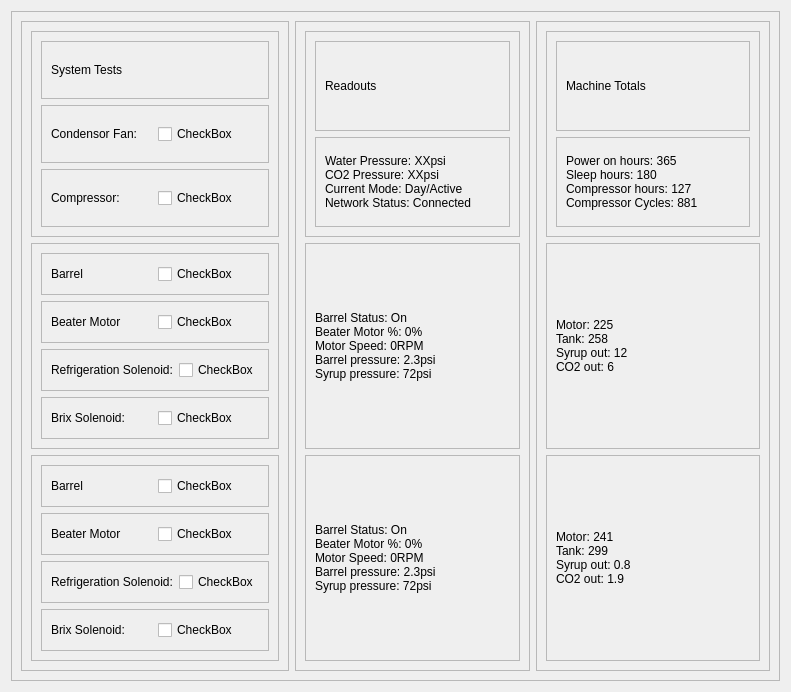
<?xml version="1.0" encoding="UTF-8"?>
<ui version="4.0">
 <class>st_status</class>
 <widget class="QWidget" name="st_status">
  <property name="geometry">
   <rect>
    <x>0</x>
    <y>0</y>
    <width>791</width>
    <height>692</height>
   </rect>
  </property>
  <property name="windowTitle">
   <string>Form</string>
  </property>
  <layout class="QHBoxLayout" name="horizontalLayout">
   <item>
    <widget class="QFrame" name="stStatus_mainFrame">
     <property name="frameShape">
      <enum>QFrame::StyledPanel</enum>
     </property>
     <property name="frameShadow">
      <enum>QFrame::Raised</enum>
     </property>
     <layout class="QHBoxLayout" name="horizontalLayout_2">
      <item>
       <widget class="QFrame" name="systemTest_frame">
        <property name="frameShape">
         <enum>QFrame::StyledPanel</enum>
        </property>
        <property name="frameShadow">
         <enum>QFrame::Raised</enum>
        </property>
        <layout class="QVBoxLayout" name="verticalLayout">
         <item>
          <widget class="QFrame" name="systemTest_header">
           <property name="frameShape">
            <enum>QFrame::StyledPanel</enum>
           </property>
           <property name="frameShadow">
            <enum>QFrame::Raised</enum>
           </property>
           <layout class="QVBoxLayout" name="verticalLayout_4">
            <item>
             <widget class="QFrame" name="systemTestHeader_frame1">
              <property name="frameShape">
               <enum>QFrame::StyledPanel</enum>
              </property>
              <property name="frameShadow">
               <enum>QFrame::Raised</enum>
              </property>
              <layout class="QHBoxLayout" name="horizontalLayout_3">
               <item>
                <widget class="QLabel" name="systemTestHeader_label1">
                 <property name="text">
                  <string>System Tests</string>
                 </property>
                </widget>
               </item>
              </layout>
             </widget>
            </item>
            <item>
             <widget class="QFrame" name="systemTestHeader_frame2">
              <property name="frameShape">
               <enum>QFrame::StyledPanel</enum>
              </property>
              <property name="frameShadow">
               <enum>QFrame::Raised</enum>
              </property>
              <layout class="QHBoxLayout" name="horizontalLayout_4">
               <item alignment="Qt::AlignLeft">
                <widget class="QLabel" name="systemTestHeader_label2">
                 <property name="text">
                  <string>Condensor Fan:</string>
                 </property>
                </widget>
               </item>
               <item>
                <widget class="QCheckBox" name="systemTestHeader_checkbox1">
                 <property name="text">
                  <string>CheckBox</string>
                 </property>
                </widget>
               </item>
              </layout>
             </widget>
            </item>
            <item>
             <widget class="QFrame" name="systemTestHeader_frame3">
              <property name="frameShape">
               <enum>QFrame::StyledPanel</enum>
              </property>
              <property name="frameShadow">
               <enum>QFrame::Raised</enum>
              </property>
              <layout class="QHBoxLayout" name="horizontalLayout_5">
               <item alignment="Qt::AlignLeft">
                <widget class="QLabel" name="systemTestHeader_label3">
                 <property name="text">
                  <string>Compressor:</string>
                 </property>
                </widget>
               </item>
               <item>
                <widget class="QCheckBox" name="systemTestHeader_checkBox2">
                 <property name="text">
                  <string>CheckBox</string>
                 </property>
                </widget>
               </item>
              </layout>
             </widget>
            </item>
           </layout>
          </widget>
         </item>
         <item>
          <widget class="QFrame" name="systemTest_body">
           <property name="frameShape">
            <enum>QFrame::StyledPanel</enum>
           </property>
           <property name="frameShadow">
            <enum>QFrame::Raised</enum>
           </property>
           <layout class="QVBoxLayout" name="verticalLayout_7">
            <item>
             <widget class="QFrame" name="systemTestBody_frame1">
              <property name="frameShape">
               <enum>QFrame::StyledPanel</enum>
              </property>
              <property name="frameShadow">
               <enum>QFrame::Raised</enum>
              </property>
              <layout class="QHBoxLayout" name="horizontalLayout_17">
               <item alignment="Qt::AlignLeft">
                <widget class="QLabel" name="systemTestBody_label1">
                 <property name="text">
                  <string>Barrel</string>
                 </property>
                </widget>
               </item>
               <item>
                <widget class="QCheckBox" name="systemTestBody_checkbox1">
                 <property name="text">
                  <string>CheckBox</string>
                 </property>
                </widget>
               </item>
              </layout>
             </widget>
            </item>
            <item>
             <widget class="QFrame" name="systemTestBody_frame2">
              <property name="frameShape">
               <enum>QFrame::StyledPanel</enum>
              </property>
              <property name="frameShadow">
               <enum>QFrame::Raised</enum>
              </property>
              <layout class="QHBoxLayout" name="horizontalLayout_16">
               <item alignment="Qt::AlignLeft">
                <widget class="QLabel" name="systemTestBody_label2">
                 <property name="text">
                  <string>Beater Motor</string>
                 </property>
                </widget>
               </item>
               <item>
                <widget class="QCheckBox" name="systemTestBody_checkbox2">
                 <property name="text">
                  <string>CheckBox</string>
                 </property>
                </widget>
               </item>
              </layout>
             </widget>
            </item>
            <item>
             <widget class="QFrame" name="systemTestBody_frame3">
              <property name="frameShape">
               <enum>QFrame::StyledPanel</enum>
              </property>
              <property name="frameShadow">
               <enum>QFrame::Raised</enum>
              </property>
              <layout class="QHBoxLayout" name="horizontalLayout_15">
               <item alignment="Qt::AlignLeft">
                <widget class="QLabel" name="systemTestBody_label3">
                 <property name="text">
                  <string>Refrigeration Solenoid:</string>
                 </property>
                </widget>
               </item>
               <item>
                <widget class="QCheckBox" name="systemTestBody_checkbox3">
                 <property name="text">
                  <string>CheckBox</string>
                 </property>
                </widget>
               </item>
              </layout>
             </widget>
            </item>
            <item>
             <widget class="QFrame" name="systemTestBody_frame4">
              <property name="frameShape">
               <enum>QFrame::StyledPanel</enum>
              </property>
              <property name="frameShadow">
               <enum>QFrame::Raised</enum>
              </property>
              <layout class="QHBoxLayout" name="horizontalLayout_14">
               <item alignment="Qt::AlignLeft">
                <widget class="QLabel" name="systemTestBody_label4">
                 <property name="text">
                  <string>Brix Solenoid:</string>
                 </property>
                </widget>
               </item>
               <item>
                <widget class="QCheckBox" name="systemTestBody_checkbox4">
                 <property name="text">
                  <string>CheckBox</string>
                 </property>
                </widget>
               </item>
              </layout>
             </widget>
            </item>
           </layout>
          </widget>
         </item>
         <item>
          <widget class="QFrame" name="systemTest_footer">
           <property name="frameShape">
            <enum>QFrame::StyledPanel</enum>
           </property>
           <property name="frameShadow">
            <enum>QFrame::Raised</enum>
           </property>
           <layout class="QVBoxLayout" name="verticalLayout_8">
            <item>
             <widget class="QFrame" name="systemTestFooter_frame1">
              <property name="frameShape">
               <enum>QFrame::StyledPanel</enum>
              </property>
              <property name="frameShadow">
               <enum>QFrame::Raised</enum>
              </property>
              <layout class="QHBoxLayout" name="horizontalLayout_21">
               <item alignment="Qt::AlignLeft">
                <widget class="QLabel" name="systemTestFooter_label1">
                 <property name="text">
                  <string>Barrel</string>
                 </property>
                </widget>
               </item>
               <item>
                <widget class="QCheckBox" name="systemTestFooter_checkbox1">
                 <property name="text">
                  <string>CheckBox</string>
                 </property>
                </widget>
               </item>
              </layout>
             </widget>
            </item>
            <item>
             <widget class="QFrame" name="systemTestFooter_frame2">
              <property name="frameShape">
               <enum>QFrame::StyledPanel</enum>
              </property>
              <property name="frameShadow">
               <enum>QFrame::Raised</enum>
              </property>
              <layout class="QHBoxLayout" name="horizontalLayout_20">
               <item alignment="Qt::AlignLeft">
                <widget class="QLabel" name="systemTestFooter_label2">
                 <property name="text">
                  <string>Beater Motor</string>
                 </property>
                </widget>
               </item>
               <item>
                <widget class="QCheckBox" name="systemTestFooter_checkbox2">
                 <property name="text">
                  <string>CheckBox</string>
                 </property>
                </widget>
               </item>
              </layout>
             </widget>
            </item>
            <item>
             <widget class="QFrame" name="systemTestFooter_frame3">
              <property name="frameShape">
               <enum>QFrame::StyledPanel</enum>
              </property>
              <property name="frameShadow">
               <enum>QFrame::Raised</enum>
              </property>
              <layout class="QHBoxLayout" name="horizontalLayout_19">
               <item alignment="Qt::AlignLeft">
                <widget class="QLabel" name="systemTestFooter_label3">
                 <property name="text">
                  <string>Refrigeration Solenoid:</string>
                 </property>
                </widget>
               </item>
               <item>
                <widget class="QCheckBox" name="systemTestFooter_checkbox3">
                 <property name="text">
                  <string>CheckBox</string>
                 </property>
                </widget>
               </item>
              </layout>
             </widget>
            </item>
            <item>
             <widget class="QFrame" name="systemTestFooter_frame4">
              <property name="frameShape">
               <enum>QFrame::StyledPanel</enum>
              </property>
              <property name="frameShadow">
               <enum>QFrame::Raised</enum>
              </property>
              <layout class="QHBoxLayout" name="horizontalLayout_18">
               <item alignment="Qt::AlignLeft">
                <widget class="QLabel" name="systemTestFooter_label4">
                 <property name="text">
                  <string>Brix Solenoid:</string>
                 </property>
                </widget>
               </item>
               <item>
                <widget class="QCheckBox" name="systemTestFooter_checkbox4">
                 <property name="text">
                  <string>CheckBox</string>
                 </property>
                </widget>
               </item>
              </layout>
             </widget>
            </item>
           </layout>
          </widget>
         </item>
        </layout>
       </widget>
      </item>
      <item>
       <widget class="QFrame" name="readOut_frame">
        <property name="frameShape">
         <enum>QFrame::StyledPanel</enum>
        </property>
        <property name="frameShadow">
         <enum>QFrame::Raised</enum>
        </property>
        <layout class="QVBoxLayout" name="verticalLayout_2">
         <item>
          <widget class="QFrame" name="readout_header">
           <property name="frameShape">
            <enum>QFrame::StyledPanel</enum>
           </property>
           <property name="frameShadow">
            <enum>QFrame::Raised</enum>
           </property>
           <layout class="QVBoxLayout" name="verticalLayout_5">
            <item>
             <widget class="QFrame" name="readOutHeader_frame1">
              <property name="frameShape">
               <enum>QFrame::StyledPanel</enum>
              </property>
              <property name="frameShadow">
               <enum>QFrame::Raised</enum>
              </property>
              <layout class="QHBoxLayout" name="horizontalLayout_6">
               <item>
                <widget class="QLabel" name="readoutHeader_label">
                 <property name="text">
                  <string>Readouts</string>
                 </property>
                </widget>
               </item>
              </layout>
             </widget>
            </item>
            <item>
             <widget class="QFrame" name="readoutHeader_frame2">
              <property name="frameShape">
               <enum>QFrame::StyledPanel</enum>
              </property>
              <property name="frameShadow">
               <enum>QFrame::Raised</enum>
              </property>
              <layout class="QHBoxLayout" name="horizontalLayout_7">
               <item>
                <widget class="QLabel" name="readoutHeader_label2">
                 <property name="text">
                  <string>Water Pressure: XXpsi
CO2 Pressure: XXpsi 
Current Mode: Day/Active
Network Status: Connected</string>
                 </property>
                </widget>
               </item>
              </layout>
             </widget>
            </item>
           </layout>
          </widget>
         </item>
         <item>
          <widget class="QFrame" name="readout_body">
           <property name="frameShape">
            <enum>QFrame::StyledPanel</enum>
           </property>
           <property name="frameShadow">
            <enum>QFrame::Raised</enum>
           </property>
           <layout class="QHBoxLayout" name="horizontalLayout_10">
            <item>
             <widget class="QLabel" name="readoutBody_label">
              <property name="text">
               <string>Barrel Status: On
Beater Motor %: 0%
Motor Speed: 0RPM
Barrel pressure: 2.3psi
Syrup pressure: 72psi</string>
              </property>
             </widget>
            </item>
           </layout>
          </widget>
         </item>
         <item>
          <widget class="QFrame" name="readout_footer">
           <property name="frameShape">
            <enum>QFrame::StyledPanel</enum>
           </property>
           <property name="frameShadow">
            <enum>QFrame::Raised</enum>
           </property>
           <layout class="QHBoxLayout" name="horizontalLayout_12">
            <item>
             <widget class="QLabel" name="readoutFooter_label">
              <property name="text">
               <string>Barrel Status: On
Beater Motor %: 0%
Motor Speed: 0RPM
Barrel pressure: 2.3psi
Syrup pressure: 72psi</string>
              </property>
             </widget>
            </item>
           </layout>
          </widget>
         </item>
        </layout>
       </widget>
      </item>
      <item>
       <widget class="QFrame" name="machineTota_frame">
        <property name="frameShape">
         <enum>QFrame::StyledPanel</enum>
        </property>
        <property name="frameShadow">
         <enum>QFrame::Raised</enum>
        </property>
        <layout class="QVBoxLayout" name="verticalLayout_3">
         <item>
          <widget class="QFrame" name="machineTotal_header">
           <property name="frameShape">
            <enum>QFrame::StyledPanel</enum>
           </property>
           <property name="frameShadow">
            <enum>QFrame::Raised</enum>
           </property>
           <layout class="QVBoxLayout" name="verticalLayout_6">
            <item>
             <widget class="QFrame" name="machineTotalHeader_frame1">
              <property name="frameShape">
               <enum>QFrame::StyledPanel</enum>
              </property>
              <property name="frameShadow">
               <enum>QFrame::Raised</enum>
              </property>
              <layout class="QHBoxLayout" name="horizontalLayout_9">
               <item>
                <widget class="QLabel" name="machineTotalHeader_label">
                 <property name="text">
                  <string>Machine Totals</string>
                 </property>
                </widget>
               </item>
              </layout>
             </widget>
            </item>
            <item>
             <widget class="QFrame" name="machineTotalHeader_frame2">
              <property name="frameShape">
               <enum>QFrame::StyledPanel</enum>
              </property>
              <property name="frameShadow">
               <enum>QFrame::Raised</enum>
              </property>
              <layout class="QHBoxLayout" name="horizontalLayout_8">
               <item>
                <widget class="QLabel" name="machineTotalHeader_label2">
                 <property name="text">
                  <string>Power on hours: 365
Sleep hours: 180
Compressor hours: 127
Compressor Cycles: 881</string>
                 </property>
                </widget>
               </item>
              </layout>
             </widget>
            </item>
           </layout>
          </widget>
         </item>
         <item>
          <widget class="QFrame" name="machineTotal_body">
           <property name="frameShape">
            <enum>QFrame::StyledPanel</enum>
           </property>
           <property name="frameShadow">
            <enum>QFrame::Raised</enum>
           </property>
           <layout class="QHBoxLayout" name="horizontalLayout_11">
            <item>
             <widget class="QLabel" name="machineTotalBody_label">
              <property name="text">
               <string>Motor: 225
Tank: 258
Syrup out: 12
CO2 out: 6</string>
              </property>
             </widget>
            </item>
           </layout>
          </widget>
         </item>
         <item>
          <widget class="QFrame" name="machineTotal_footer">
           <property name="frameShape">
            <enum>QFrame::StyledPanel</enum>
           </property>
           <property name="frameShadow">
            <enum>QFrame::Raised</enum>
           </property>
           <layout class="QHBoxLayout" name="horizontalLayout_13">
            <item>
             <widget class="QLabel" name="machineTotalFooter_label">
              <property name="text">
               <string>Motor: 241
Tank: 299
Syrup out: 0.8
CO2 out: 1.9</string>
              </property>
             </widget>
            </item>
           </layout>
          </widget>
         </item>
        </layout>
       </widget>
      </item>
     </layout>
    </widget>
   </item>
  </layout>
 </widget>
 <resources/>
 <connections/>
</ui>
